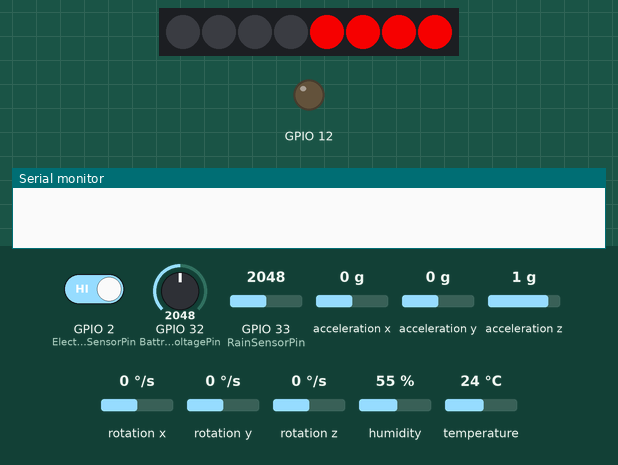
Recording of a program running on a simulated ESP32. Shown: 8 RGB LEDs in strip order, left to right, output pins drawn as LEDs (lit = HIGH), the last lines printed to the serial monitor. The inputs (shaded band) are chosen by the test bench; at power-on: acceleration x 0 g, GPIO 2 (ElectricSensorPin) HIGH, GPIO 32 (BattreyVoltagePin) = 2048, GPIO 33 (RainSensorPin) = 2048, acceleration y 0 g, acceleration z 1 g, rotation x 0 °/s, rotation y 0 °/s, rotation z 0 °/s, humidity 55 %, temperature 24 °C.

Above: at 6.1 s.
6.2 s: acceleration x set to -1.4 g
At 7.48 s:
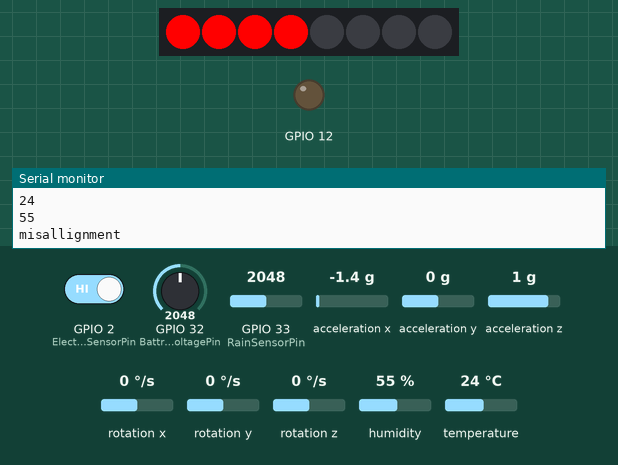
At 8.9 s:
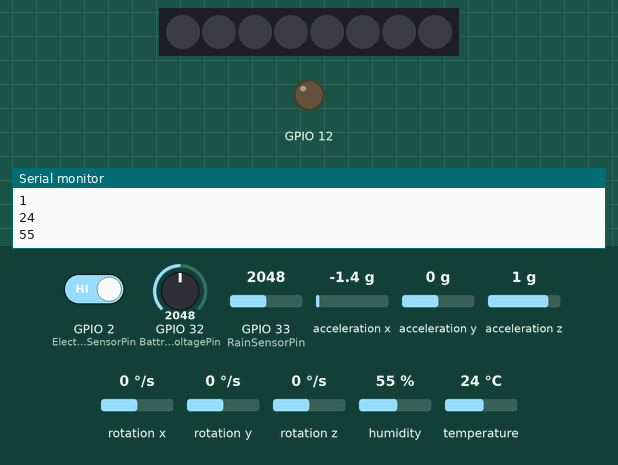
Timing chart, 0 to 13.8 s (numbered marks = the images above; inputs shaded):
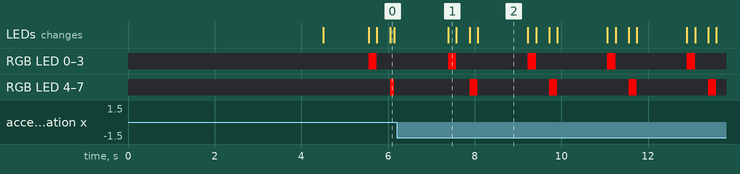

The program:

main.cpp
```cpp
#include <server.h>


#define BattreyVoltagePin  32
#define ElectricSensorPin 2
#define RainSensorPin 33
int pinDHT11 = 25;

int BattreyADC;
float BattreyVoltage;
int RainStatus;
int Rain = 0;
int ElectricStatus;
int temp, humi;

#include <SimpleDHT.h>

SimpleDHT11 dht11(pinDHT11);

#include <MPU6050_tockn.h>
#include <Wire.h>

MPU6050 mpu6050(Wire);

long timer = 0;

int AxisData = 0;

int appSwich;

float x1, x2, x3;
float xn1, xn2, xn3;


#include <Adafruit_NeoPixel.h>

#define PIN 26
int Pixels = 8;

Adafruit_NeoPixel strip = Adafruit_NeoPixel(Pixels, PIN, NEO_GRB + NEO_KHZ800);


/*IoT M2M Server Details */

//#define CAYENNE_DEBUG
#define CAYENNE_PRINT Serial
#include <CayenneMQTTESP32.h>

// WiFi network info.
char ssid[] = "speechbee";
char wifiPassword[] = "speechbee";

// Cayenne authentication info. This should be obtained from the Cayenne Dashboard.
char username[] = "4f9e03c0-3a28-11ea-b73d-1be39589c6b2";
char password[] = "532fd65309de6b9d89deffb16ba08d774d4f25d0";
char clientID[] = "5917b450-3a28-11ea-b73d-1be39589c6b2";


////////////////////////////////////////////////////////////////////////////////////////////////////////////////

void setup() {

  Serial.begin(9600);
  Cayenne.begin(username, password, clientID, ssid, wifiPassword);

  pinMode(BattreyVoltagePin, INPUT_PULLDOWN);

  pinMode(RainSensorPin, INPUT);

  pinMode(ElectricSensorPin, INPUT_PULLUP);

  pinMode(12, OUTPUT);

  Wire.begin();
  mpu6050.begin();
  mpu6050.calcGyroOffsets(true);

  strip.begin();
  strip.show();  //Initilize strip to all off

}


void loop() {
  Cayenne.loop();

  digitalWrite(5, HIGH);
  delay(50);
  redFlash();  //call redFlash funtion
  digitalWrite(5, LOW);
  delay(50);
  red2Flash();  //Call blueFlash function


  ////////////////////////////////////////////////////--Battrey--//////////////////////////////////////////////////////

  // read the input on analog pin 0:
  BattreyADC = analogRead(BattreyVoltagePin);
  // Convert the analog reading (which goes from 0 - 4096) to a voltage (0 - 3.3V):
  BattreyVoltage = BattreyADC * (3.3 / 4096.0);
  // print out the value you read:
  Serial.println(BattreyVoltage);

  ////////////////////////////////////////////////////////////////////////////////////////////////////////////////////


  ////////////////////////////////////////////////////--Rain--//////////////////////////////////////////////////////

  Rain = analogRead(RainSensorPin);
  //Serial.println(Rain);
  if (Rain > 1000 ) {
    RainStatus = 1;
    Serial.println("1");
  }
  else {
    RainStatus = 0;
    Serial.println("0");
  }

  ///////////////////////////////////////////////////////////////////////////////////////////////////////////////////////


  ///////////////////////////////////////////////--ElectricStatus--//////////////////////////////////////////////////////

  ElectricStatus = digitalRead(ElectricSensorPin);
  //Serial.println(ElectricStatus);


  /////////////////////////////////////////////////////////--DTH--/////////////////////////////////////////////////////////

  // read without samples.
  byte temperature = 0;
  byte humidity = 0;
  int err = SimpleDHTErrSuccess;
  if ((err = dht11.read(&temperature, &humidity, NULL)) != SimpleDHTErrSuccess) {
    return;
  }

  temp = (int)temperature;
  Serial.println(temp);

  humi = (int)humidity;
  Serial.println(humi);

  //Serial.println(appSwich);


  /////////////////////////////////////////////////////////--AxisSensor--///////////////////////////////////////////////////

  mpu6050.update();

  if (millis() - timer > 1000) {

    x1 = mpu6050.getAngleX();
    x2 = mpu6050.getAngleY();
    x3 = mpu6050.getAngleZ();

    //    Serial.println("angleX : ");Serial.print(x1);
    //  Serial.println("angleY : ");Serial.print(x2);
    // Serial.println("angleZ : ");Serial.println(x3);

    if (x1 > xn1 + 20 || x1 < xn1 - 20 || x2 > xn2 + 20 || x2 < xn2 - 20) {
      Serial.println("misallignment");
      AxisData = 1;
    }
    else {
      AxisData = 1;
    }

    xn1 = x1;
    xn2 = x2;
    xn3 = x3;

    timer = millis();
  }

  ////////////////////////////////////////////////////////////////////////////////////////////////////////////////

}


/*BattreyVoltage to Server*/
CAYENNE_OUT(V2) {
  Cayenne.virtualWrite(V2, BattreyVoltage);
}

/*RainStatus to Server*/
CAYENNE_OUT(V3) {
  Cayenne.virtualWrite(V3, RainStatus);
}

/*ElectricStatus to Server*/
CAYENNE_OUT(V4) {
  Cayenne.virtualWrite(V4, ElectricStatus);
}

/*temperature to Server*/
CAYENNE_OUT(V5) {
  Cayenne.virtualWrite(V5, temp);
}

/*humidity to Server*/
CAYENNE_OUT(V6) {
  Cayenne.virtualWrite(V6, humi);
}

/*AxisData to Server*/
CAYENNE_OUT(V7) {
  Cayenne.virtualWrite(V7, AxisData);
}

/*GET data from server*/
CAYENNE_IN(V8) {
  appSwich = getValue.asInt();
}


void redFlash()
{
  for (int x = 0; x <= 3; x++) {
    red(strip.Color(255, 0, 0), 13);  //call Red funtion - pass it color and dleay values
    red(strip.Color(0, 0, 0), 0);  //Turn off all pixels
    delay(75);
  }
}  //end redFlash

void red2Flash()
{
  for (int x = 0; x <= 3; x++) {
    red2(strip.Color(225, 0, 0 ), 13); //call blue funtion - pass it color and dleay values
    red2(strip.Color(0, 0, 0), 0);  //Turn off all pixels
    delay(75);
  }
} //end blueFlash

void red(uint32_t c, uint8_t wait)  //passed color (c) and delay (wait) values
{
  int i = 0;  //start at pixel 0
  while (i < Pixels / 2) //loop until you reach half the pixels
  {
    strip.setPixelColor(i, c);  //sets the pixel and color
    i++;
  }
  strip.show();  //turns on the pixels
  delay(wait);  //wait designated time (wait)
}  //end red

void red2(uint32_t c, uint8_t wait)  //passed color (c) and delay (wait) values
{
  int i = Pixels + 1; //start at the last pixel
  while (i > Pixels / 2 - 1) //loop until you reach half the pixels
  {
    strip.setPixelColor(i, c);  //sets pixel and color
    i--;
  }
  strip.show();  //turns on pixels
  delay(wait);  //wait designated time (wait)
}  //end blue
```
